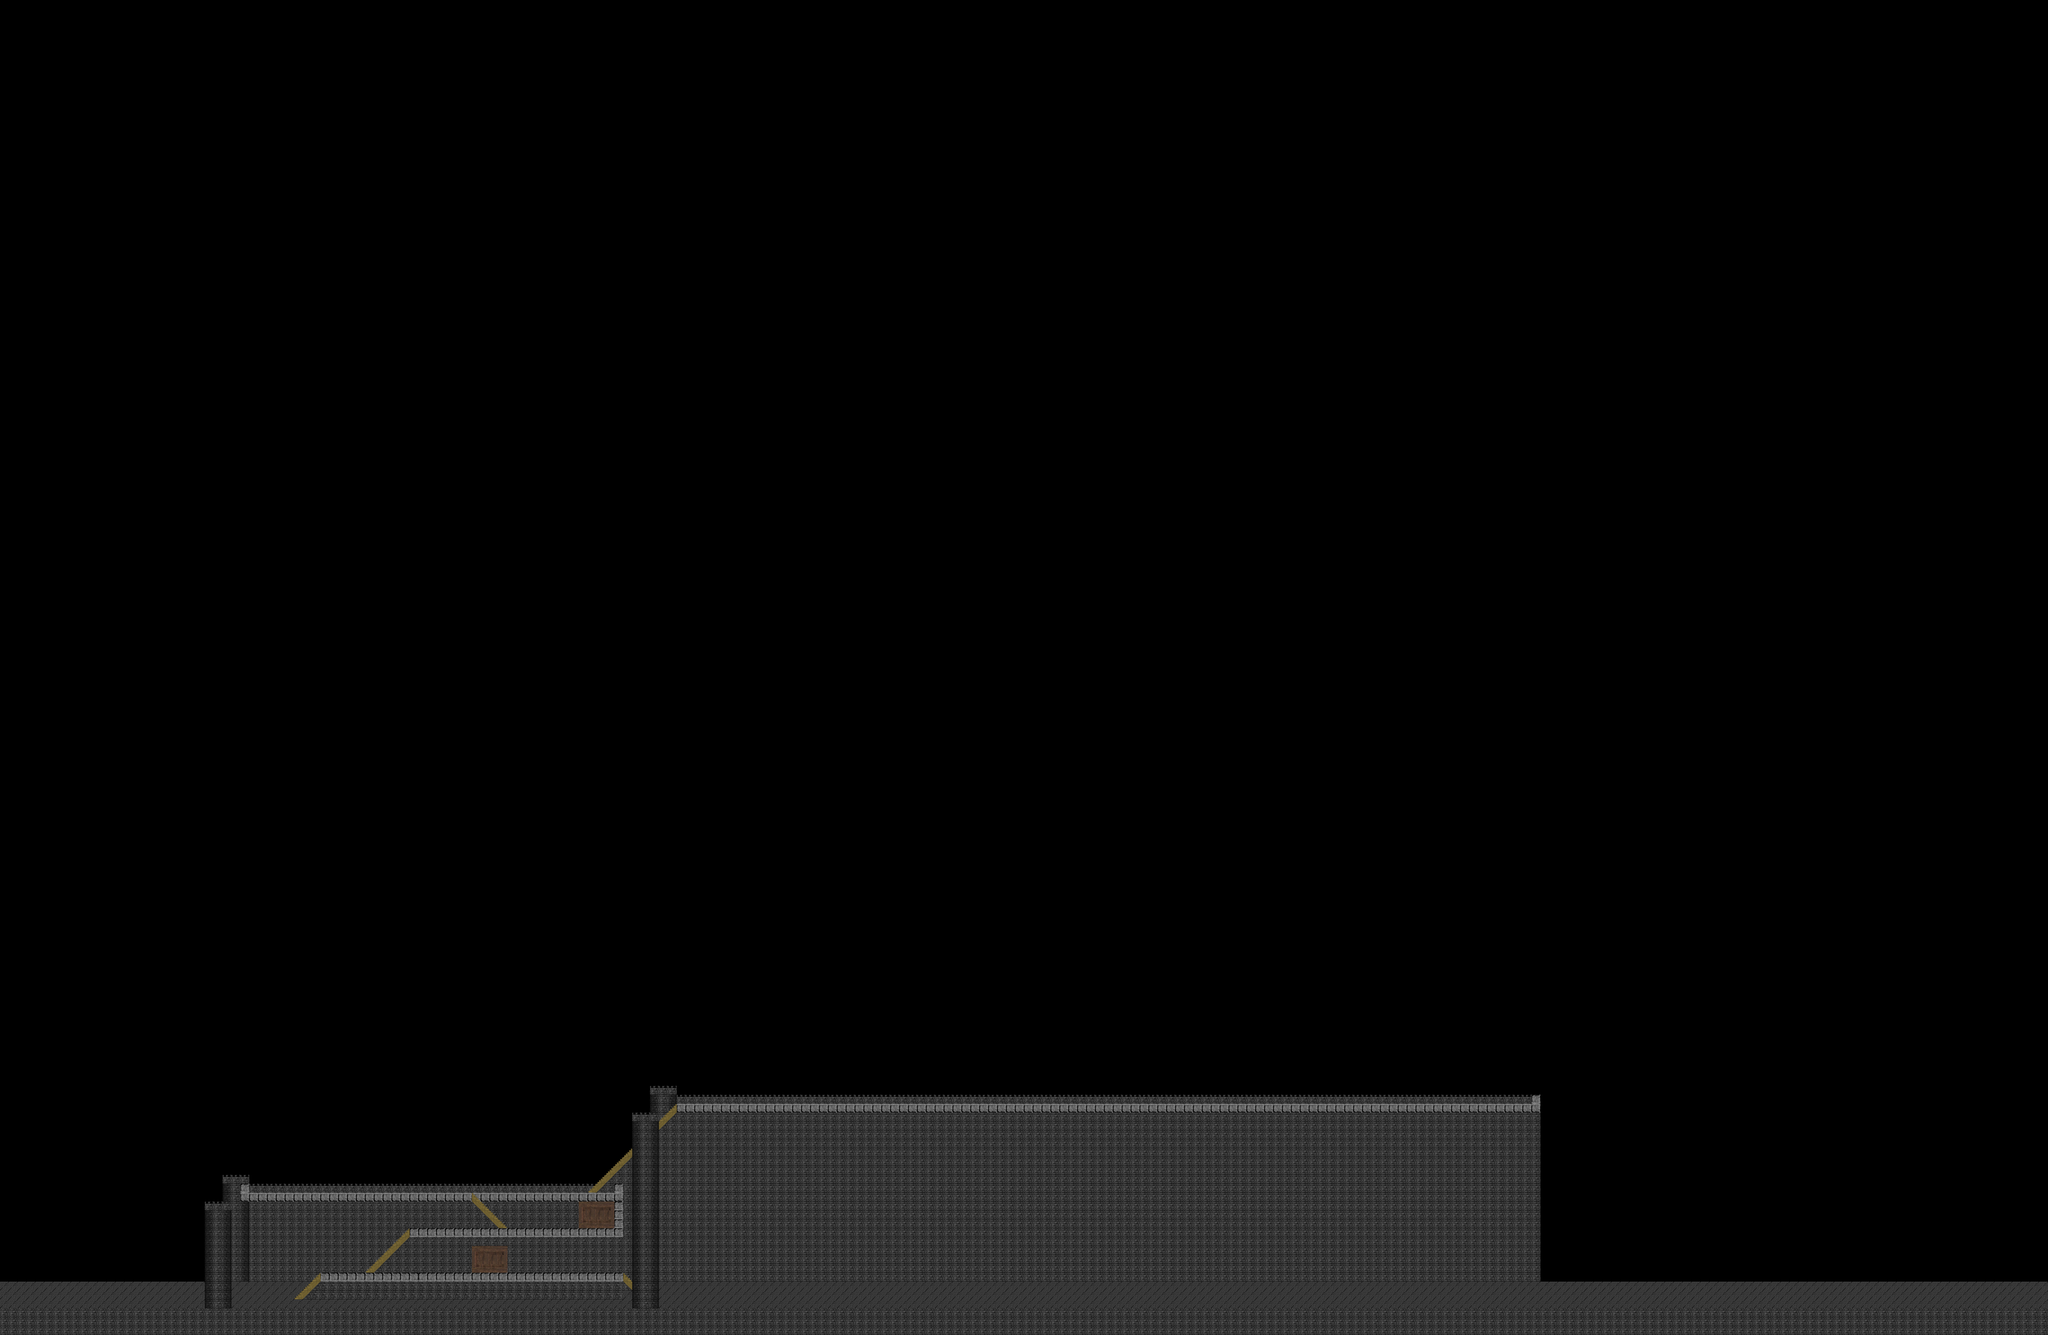

A level layout from a 2D game, rendered from its tile map. Below: a short description, then the map file with tile-grid data replaced by summaries:
An orthogonal 230x150 tile map with 32x32 px tiles, 6 tile layers (background, background128, uninteractable, platforms, ...) and 8 objects (6x AINODE).

<map version="1.0" orientation="orthogonal" width="230" height="150" tilewidth="32" tileheight="32">
 <tileset firstgid="1" name="tiles32" tilewidth="32" tileheight="32">
  <image source="level.png" width="1024" height="256" />
  <tile id="4">
   <properties>
    <property name="type" value="STAIRS" />
   </properties>
  </tile>
  <tile id="5">
   <properties>
    <property name="type" value="STAIRS" />
   </properties>
  </tile>
  <tile id="43">
   <properties>
    <property name="smokegen" value="" />
   </properties>
  </tile>
  <tile id="128">
   <properties>
    <property name="type" value="STAIRS" />
   </properties>
  </tile>
  <tile id="129">
   <properties>
    <property name="type" value="STAIRS" />
   </properties>
  </tile>
 </tileset>
 <layer name="background" width="230" height="150">
  <properties>
   <property name="bg" value="" />
  </properties>
  <data>[34500 cells, 31 non-empty, 1 distinct tile ids]</data>
 </layer>
 <layer name="background128" width="230" height="150">
  <properties>
   <property name="128" value="" />
  </properties>
  <data>[34500 cells, 0 non-empty, 0 distinct tile ids]</data>
 </layer>
 <layer name="uninteractable" width="230" height="150">
  <data>[34500 cells, 3731 non-empty, 18 distinct tile ids]</data>
 </layer>
 <layer name="platforms" width="230" height="150">
  <properties>
   <property name="PLATFORMS" value="" />
   <property name="collide" value="" />
  </properties>
  <data>[34500 cells, 450 non-empty, 6 distinct tile ids]</data>
 </layer>
 <layer name="walls" width="230" height="150">
  <properties>
   <property name="WALLS" value="" />
   <property name="collide" value="" />
   <property name="player" value="" />
  </properties>
  <data>[34500 cells, 6 non-empty, 1 distinct tile ids]</data>
 </layer>
 <layer name="foreground" width="230" height="150">
  <data>[34500 cells, 102 non-empty, 4 distinct tile ids]</data>
 </layer>
 <objectgroup name="AINODEMAP" width="230" height="150">
  <properties>
   <property name="AINODES" value="" />
   <property name="collide" value="" />
  </properties>
  <object name="AINODE" x="8" y="4451" width="3922" height="250">
   <properties>
    <property name="set" value="1" />
   </properties>
  </object>
  <object x="392" y="4636" height="4" />
  <object x="540" y="4612" width="16" />
  <object name="AINODE" x="1658" y="4324" width="536" height="85">
   <properties>
    <property name="set" value="2" />
   </properties>
  </object>
  <object name="AINODE" x="912" y="4012" width="1209" height="264">
   <properties>
    <property name="set" value="3" />
   </properties>
  </object>
  <object name="AINODE" x="2447" y="3689" width="3036" height="270">
   <properties>
    <property name="set" value="3" />
   </properties>
  </object>
  <object name="AINODE" x="2133" y="3882" width="294" height="391">
   <properties>
    <property name="set" value="3" />
   </properties>
  </object>
  <object name="AINODE" x="3963" y="4428" width="3370" height="265">
   <properties>
    <property name="set" value="1" />
   </properties>
  </object>
 </objectgroup>
</map>
